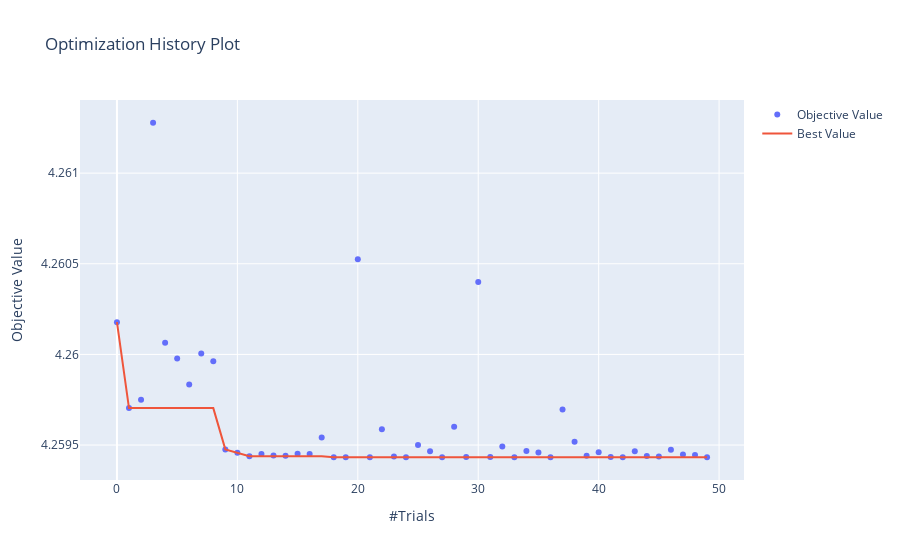

Write notebook code for a chart like this one.
### Code cell
plot_optimization_history(study).show()
print(study.best_trial)
print(Fore.YELLOW
      + f'\nBest trial\n  RMSE% = {study.best_value} \n  {study.best_params}')
print(Style.RESET_ALL)

### Figure 1 — Plotly figure (JSON) as saved in the notebook; plotly's stock layout.template omitted (floating-point values rounded to 4 significant figures)
{"data": [{"mode": "markers", "name": "Objective Value", "type": "scatter", "x": [0, 1, 2, 3, 4, 5, 6, 7, 8, 9, 10, 11, 12, 13, 14, 15, 16, 17, 18, 19, 20, 21, 22, 23, 24, 25, 26, 27, 28, 29, 30, 31, 32, 33, 34, 35, 36, 37, 38, 39, 40, 41, 42, 43, 44, 45, 46, 47, 48, 49], "y": [4.26, 4.26, 4.26, 4.261, 4.26, 4.26, 4.26, 4.26, 4.26, 4.259, 4.259, 4.259, 4.259, 4.259, 4.259, 4.259, 4.259, 4.26, 4.259, 4.259, 4.261, 4.259, 4.26, 4.259, 4.259, 4.26, 4.259, 4.259, 4.26, 4.259, 4.26, 4.259, 4.259, 4.259, 4.259, 4.259, 4.259, 4.26, 4.26, 4.259, 4.259, 4.259, 4.259, 4.259, 4.259, 4.259, 4.259, 4.259, 4.259, 4.259]}, {"name": "Best Value", "type": "scatter", "x": [0, 1, 2, 3, 4, 5, 6, 7, 8, 9, 10, 11, 12, 13, 14, 15, 16, 17, 18, 19, 20, 21, 22, 23, 24, 25, 26, 27, 28, 29, 30, 31, 32, 33, 34, 35, 36, 37, 38, 39, 40, 41, 42, 43, 44, 45, 46, 47, 48, 49], "y": [4.26, 4.26, 4.26, 4.26, 4.26, 4.26, 4.26, 4.26, 4.26, 4.259, 4.259, 4.259, 4.259, 4.259, 4.259, 4.259, 4.259, 4.259, 4.259, 4.259, 4.259, 4.259, 4.259, 4.259, 4.259, 4.259, 4.259, 4.259, 4.259, 4.259, 4.259, 4.259, 4.259, 4.259, 4.259, 4.259, 4.259, 4.259, 4.259, 4.259, 4.259, 4.259, 4.259, 4.259, 4.259, 4.259, 4.259, 4.259, 4.259, 4.259]}], "layout": {"title": {"text": "Optimization History Plot"}, "xaxis": {"title": {"text": "#Trials"}}, "yaxis": {"title": {"text": "Objective Value"}}}}
